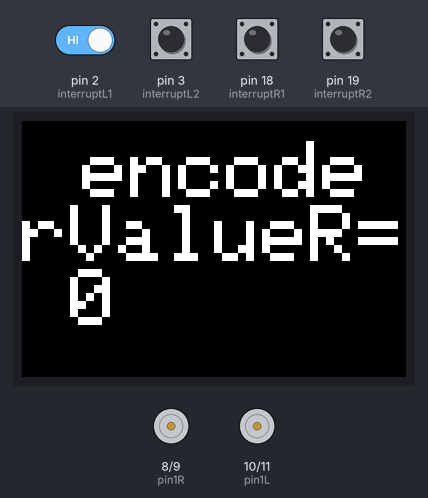
Recording of a sketch running on a simulated Arduino Mega 2560, built with avr-gcc and run on an emulated ATmega2560. Parts: 96×64 colour display, motor-driver pin pairs drawn as motors (green arrow = first pin HIGH = forward, orange = second pin HIGH = backward, longer = more drive). Inputs (shaded band) come from the test bench; at power-on: pin 2 (interruptL1), pin 3 (interruptL2), pin 18 (interruptR1), pin 19 (interruptR2) HIGH. What the sketch prints to the serial monitor is not drawn.

Above: at 0.2 s.
At 6.4 s:
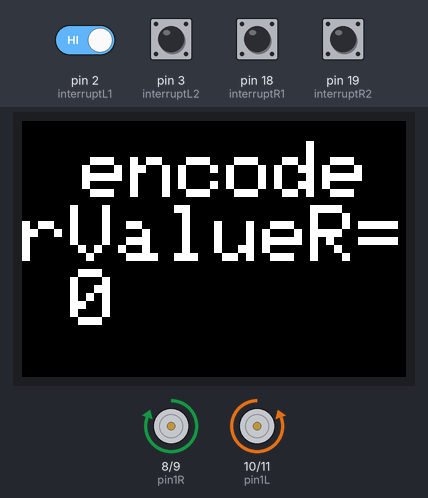
6.5 s: pin 18 (interruptR1) pulled LOW for 0.15 s
13.6 s: pin 18 (interruptR1) pulled LOW for 1 s
17.6 s: pin 2 (interruptL1) driven LOW and pin 18 (interruptR1) driven LOW
Timing chart, 0 to 20.6 s (numbered marks = the images above; inputs shaded):
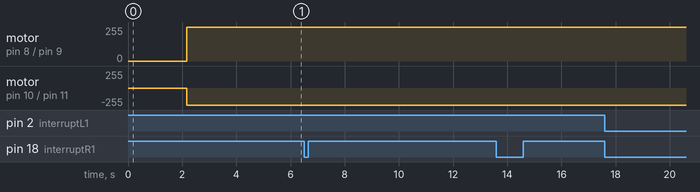

The sketch:

sketch_mar25a.ino
```cpp
#include <Wire.h>
//Mega2560 pin 20 (SDA), pin 21 (SCL)
//SPI pin
// MOSI 51
//MISO 50
//SCK 52
//SS 53
#include <Adafruit_SSD1331.h>
///////////////////////////////////////////////////////
//OLED
int sclk = 52; //brown--- connect this to the display module CLK pin (Serial Clock)
int mosi = 51; //orange--- connect this to the display module DIN pin (Serial Data)
int rst  = 49; //yellow--- connect this to the display module RES pin (Reset)
int dc   = 50; //green--- connect this to the display module D/C  pin (Data or Command)
int cs   = 48; //blue--- connect this to the display module CS  pin (Chip Select)
// Color definitions

#define BLACK          0x0000
#define BLUE            0x0006
#define RED             0xF800
#define GREEN           0x07E0
#define CYAN            0x07FF
#define MAGENTA         0xF81F
#define YELLOW          0xFFE0
#define WHITE           0xFFFF
#define BACKGROUND      0x0000
Adafruit_SSD1331 display = Adafruit_SSD1331(cs, dc, mosi, sclk, rst);


///////////////////////////////////////////////////////
//interrupt pin
int interruptL1 = 2;
int interruptL2 = 3;

int interruptR1 = 18;
int interruptR2 = 19;
///////////////////////////////////////////////////////

//////////////////////////////////////////////////////
//motor driver LM298 control pin
int pin1R = 8;
int pin2R = 9;
int pin1L = 10;
int pin2L = 11;
//////////////////////////////////////////////////////

//////////////////////////////////////////////////////
// encoder parameter
long encoderValueR = 0;
long encoderValueL = 0;
//////////////////////////////////////////////////////

int forwardStart = 0;
int targetValue = 0;

void setup()
{
  //Serial Setup
  Serial.begin(115200);

  /////////////////////////////////////////
  //Motor
  pinMode(pin1L, OUTPUT);
  pinMode(pin2L, OUTPUT);
  pinMode(pin1R, OUTPUT);
  pinMode(pin2R, OUTPUT);
  /////////////////////////////////////////

  //OLED
  display.begin();
  display.fillScreen(BLACK);
  tftPrintTest();
  delay(2000);

  /////////////////////////////////////////
  //Encoder
  //https://www.arduino.cc/reference/en/language/functions/external-interrupts/attachinterrupt/
  pinMode(interruptL1, INPUT_PULLUP);
  pinMode(interruptL2, INPUT_PULLUP);
  pinMode(interruptR1, INPUT_PULLUP);
  pinMode(interruptR2, INPUT_PULLUP);
  //setup interrupt
  attachInterrupt(digitalPinToInterrupt(interruptL1), countL, FALLING);
  attachInterrupt(digitalPinToInterrupt(interruptR1), countR, FALLING);
  /////////////////////////////////////////
}

/////////////////////////////
//Main Loop
void loop()
{
  MotorControl();
    Serial.print(" encoderValueL= ");
    Serial.print(encoderValueL);
    Serial.print(" encoderValueR= ");
    Serial.print(encoderValueR);
    Serial.println("");
}

//////////////////////////////////////////////////////
//Motor control
void MotorControl() {
    forward_stline();
}

//////////////////////////////////////////
void forward_stline() {
  //forward 100 click
  if (forwardStart == 0) {
    stopCar();
    encoderValueL = 0;
    encoderValueR = 0;
    forwardStart = 1;
  }
  if (encoderValueL > targetValue or encoderValueR > targetValue) {
    stopCar();
    forwardStart = 0;
  }
  else {
    turnCarOnsiteL();
  }
}

//////////////////////////////////////////////////////
//Interrupt subroutine
void countL() {
  if (digitalRead(interruptL2)) {
    encoderValueL--;
  }
  else {
    encoderValueL++;
  }
}
void countR() {
  if (digitalRead(interruptR2)) {
    encoderValueR++;
  }
  else {
    encoderValueR--;
  }
}
//////////////////////////////////////////////////////

//////////////////////////////////////////////////////

void tftPrintTest() {
  display.fillScreen(BLACK);
  display.setCursor(15, 5);
  display.setTextColor(WHITE);
  display.setTextSize(2);
  display.print("encoderValueR= ");
  display.print(encoderValueR);
}

// Motor subrountine
void turnCarL() {
  digitalWrite(pin1R, 1);
  digitalWrite(pin2R, 0);
  digitalWrite(pin1L, 0);
  digitalWrite(pin2L, 0);
}
void turnCarR() {
  digitalWrite(pin1R, 0);
  digitalWrite(pin2R, 0);
  digitalWrite(pin1L, 1);
  digitalWrite(pin2L, 0);
}
void turnCarOnsiteL() {
  digitalWrite(pin1R, 1);
  digitalWrite(pin2R, 0);
  digitalWrite(pin1L, 0);
  digitalWrite(pin2L, 1);
}
void turnCarOnsiteR() {
  digitalWrite(pin1R, 0);
  digitalWrite(pin2R, 1);
  digitalWrite(pin1L, 1);
  digitalWrite(pin2L, 0);
}
void forwardCar() {
  digitalWrite(pin1R, 1);
  digitalWrite(pin2R, 0);
  digitalWrite(pin1L, 1);
  digitalWrite(pin2L, 0);
}
void backwardCar() {
  digitalWrite(pin1R, 0);
  digitalWrite(pin2R, 1);
  digitalWrite(pin1L, 0);
  digitalWrite(pin2L, 1);
}
void stopCar() {
  digitalWrite(pin1R, 0);
  digitalWrite(pin2R, 0);
  digitalWrite(pin1L, 0);
  digitalWrite(pin2L, 0);
}
void forwardRightWheel() {
  digitalWrite(pin1R, 1);
  digitalWrite(pin2R, 0);
}
void forwardLeftWheel() {
  digitalWrite(pin1L, 1);
  digitalWrite(pin2L, 0);
}
void backwardRightWheel() {
  digitalWrite(pin1R, 0);
  digitalWrite(pin2R, 1);
}
void backwardLeftWheel() {
  digitalWrite(pin1L, 0);
  digitalWrite(pin2L, 1);
}
void stopRightWheel() {
  digitalWrite(pin1R, 0);
  digitalWrite(pin2R, 0);
}
void stopLeftWheel() {
  digitalWrite(pin1L, 0);
  digitalWrite(pin2L, 0);
}
```
